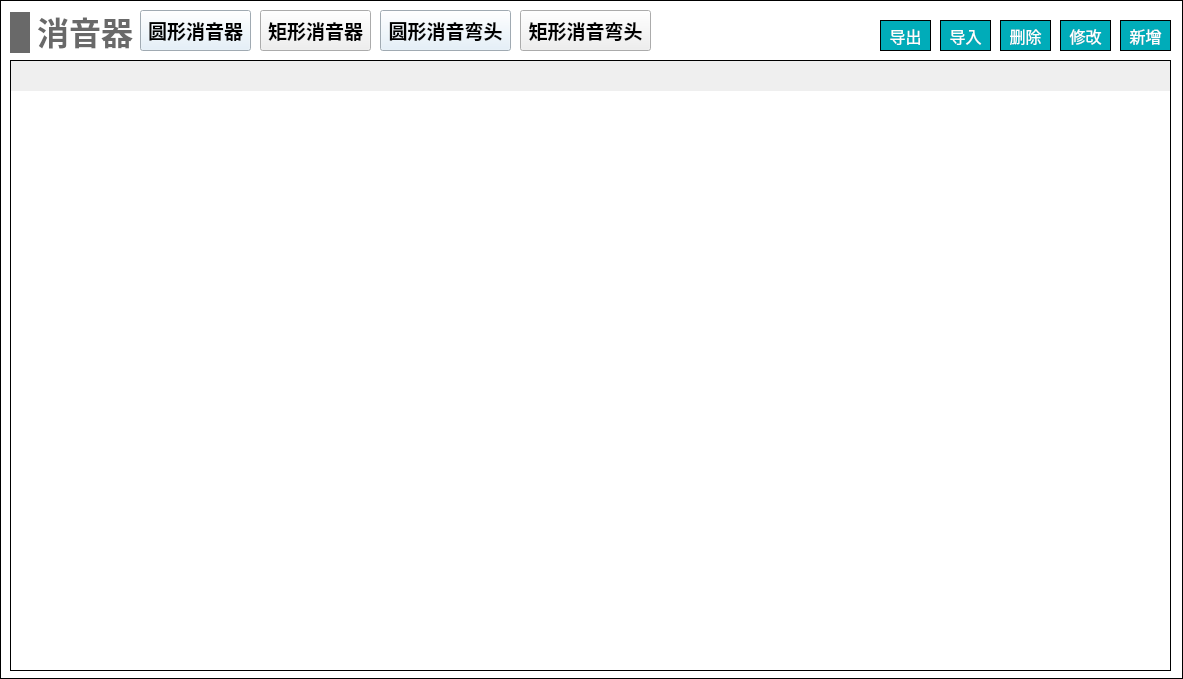
<?xml version="1.0" encoding="UTF-8"?>
<ui version="4.0">
 <class>Widget_Silencer_inputTable</class>
 <widget class="QWidget" name="Widget_Silencer_inputTable">
  <property name="geometry">
   <rect>
    <x>0</x>
    <y>0</y>
    <width>1183</width>
    <height>679</height>
   </rect>
  </property>
  <property name="windowTitle">
   <string>Form</string>
  </property>
  <property name="styleSheet">
   <string notr="true">#Widget_Silencer_inputTable
{
	border: 1px solid #000000;
	background-color: rgb(255, 255, 255);
}</string>
  </property>
  <widget class="QWidget" name="layoutWidget_24">
   <property name="geometry">
    <rect>
     <x>10</x>
     <y>10</y>
     <width>124</width>
     <height>45</height>
    </rect>
   </property>
   <layout class="QHBoxLayout" name="horizontalLayout_37">
    <item>
     <widget class="QLabel" name="label_54">
      <property name="minimumSize">
       <size>
        <width>20</width>
        <height>41</height>
       </size>
      </property>
      <property name="maximumSize">
       <size>
        <width>20</width>
        <height>41</height>
       </size>
      </property>
      <property name="styleSheet">
       <string notr="true">QLabel { 
border: none; 
background-color : rgb(105, 105, 105);
}</string>
      </property>
      <property name="text">
       <string/>
      </property>
     </widget>
    </item>
    <item>
     <widget class="QLabel" name="label_55">
      <property name="font">
       <font>
        <family>Microsoft YaHei</family>
        <pointsize>24</pointsize>
        <bold>true</bold>
       </font>
      </property>
      <property name="styleSheet">
       <string notr="true">QLabel { 
border: none; 
color : rgb(105, 105, 105);
}</string>
      </property>
      <property name="text">
       <string>消音器</string>
      </property>
      <property name="alignment">
       <set>Qt::AlignBottom|Qt::AlignHCenter</set>
      </property>
     </widget>
    </item>
   </layout>
  </widget>
  <widget class="QPushButton" name="pushButton_input">
   <property name="geometry">
    <rect>
     <x>940</x>
     <y>20</y>
     <width>51</width>
     <height>31</height>
    </rect>
   </property>
   <property name="font">
    <font>
     <family>黑体</family>
     <pointsize>12</pointsize>
    </font>
   </property>
   <property name="styleSheet">
    <string notr="true">QPushButton
{
	color:#ffffff; /*文字颜色*/
    background-color: #00ACB9;/*背景色*/
    border-radius:0px; /*边框倒角*/
	border: 1px solid #000000;
}


QPushButton:hover 
{
background-color: rgb(0,142,153);
color: white;
}</string>
   </property>
   <property name="text">
    <string>导入</string>
   </property>
  </widget>
  <widget class="QStackedWidget" name="stackedWidget">
   <property name="geometry">
    <rect>
     <x>10</x>
     <y>60</y>
     <width>1161</width>
     <height>611</height>
    </rect>
   </property>
   <property name="currentIndex">
    <number>3</number>
   </property>
   <widget class="QWidget" name="page_circle">
    <widget class="QTableWidget" name="tableWidget_circle">
     <property name="geometry">
      <rect>
       <x>0</x>
       <y>0</y>
       <width>1161</width>
       <height>611</height>
      </rect>
     </property>
     <property name="focusPolicy">
      <enum>Qt::NoFocus</enum>
     </property>
     <property name="layoutDirection">
      <enum>Qt::LeftToRight</enum>
     </property>
     <property name="styleSheet">
      <string notr="true">/*设置标题(包括垂直+水平的)*/
QHeaderView
{							
	
	font-size: 15px;				/*字大小*/
	font-family: '黑体';
	/*border: 1px solid #B4B4B4;*/
	border:none;
    /*border-bottom: 2px solid #999999; */		/*下边框颜色*/
    /*background: #9DC6E6;*/				/*背景浅蓝色*/ 
	min-height:30px;
	text-align: center;	       
}


/*设置标题(水平的)*/
QHeaderView::section:horizontal { 					
        border: 1px solid #AFAFAF; 			/*间隔颜色*/
	    border-bottom: 2px solid #999999; 							
        color: black;
        background: #9DC6E6;
}

/*设置鼠标停留状态*/
QHeaderView::section:horizontal:hover 
{			
        color: black;							/*字体白色*/
        background: #82AFC9;				/*背景深蓝色*/
}

/*设置鼠标按下状态*/
QHeaderView::section:horizontal:pressed 
{			
        color: black;
        background: #82AFC9;
		border-bottom: 3px solid #037BFC;				
}


QTableWidget 
{
		font-size: 14px;				/*10榜*/
		font-family: '黑体';				
		color : black;				
        border: 1px solid #000000;		
        background: white;
        gridline-color: #E0E0E0;	
        text-align: center;	
        outline:0px;			/*禁止焦点*/
}

/*设置选中的视图项*/
QTableWidget::item:selected
{				    
		border: 2px solid #0398FC;	
        color : black;				
}</string>
     </property>
     <property name="frameShape">
      <enum>QFrame::StyledPanel</enum>
     </property>
    </widget>
   </widget>
   <widget class="QWidget" name="page_rect">
    <widget class="QTableWidget" name="tableWidget_rect">
     <property name="geometry">
      <rect>
       <x>0</x>
       <y>0</y>
       <width>1161</width>
       <height>611</height>
      </rect>
     </property>
     <property name="focusPolicy">
      <enum>Qt::NoFocus</enum>
     </property>
     <property name="layoutDirection">
      <enum>Qt::LeftToRight</enum>
     </property>
     <property name="styleSheet">
      <string notr="true">/*设置标题(包括垂直+水平的)*/
QHeaderView
{							
	
	font-size: 15px;				/*字大小*/
	font-family: '黑体';
	/*border: 1px solid #B4B4B4;*/
	border:none;
    /*border-bottom: 2px solid #999999; */		/*下边框颜色*/
    /*background: #9DC6E6;*/				/*背景浅蓝色*/ 
	min-height:30px;
	text-align: center;	       
}


/*设置标题(水平的)*/
QHeaderView::section:horizontal { 					
        border: 1px solid #AFAFAF; 			/*间隔颜色*/
	    border-bottom: 2px solid #999999; 							
        color: black;
        background: #9DC6E6;
}

/*设置鼠标停留状态*/
QHeaderView::section:horizontal:hover 
{			
        color: black;							/*字体白色*/
        background: #82AFC9;				/*背景深蓝色*/
}

/*设置鼠标按下状态*/
QHeaderView::section:horizontal:pressed 
{			
        color: black;
        background: #82AFC9;
		border-bottom: 3px solid #037BFC;				
}


QTableWidget 
{
		font-size: 14px;				/*10榜*/
		font-family: '黑体';				
		color : black;				
        border: 1px solid #000000;		
        background: white;
        gridline-color: #E0E0E0;	
        text-align: center;	
        outline:0px;			/*禁止焦点*/
}

/*设置选中的视图项*/
QTableWidget::item:selected
{				    
		border: 2px solid #0398FC;	
        color : black;				
}</string>
     </property>
     <property name="frameShape">
      <enum>QFrame::StyledPanel</enum>
     </property>
    </widget>
   </widget>
   <widget class="QWidget" name="page_circle_elbow">
    <widget class="QTableWidget" name="tableWidget_circle_elbow">
     <property name="geometry">
      <rect>
       <x>0</x>
       <y>0</y>
       <width>1161</width>
       <height>611</height>
      </rect>
     </property>
     <property name="focusPolicy">
      <enum>Qt::NoFocus</enum>
     </property>
     <property name="layoutDirection">
      <enum>Qt::LeftToRight</enum>
     </property>
     <property name="styleSheet">
      <string notr="true">/*设置标题(包括垂直+水平的)*/
QHeaderView
{							
	
	font-size: 15px;				/*字大小*/
	font-family: '黑体';
	/*border: 1px solid #B4B4B4;*/
	border:none;
    /*border-bottom: 2px solid #999999; */		/*下边框颜色*/
    /*background: #9DC6E6;*/				/*背景浅蓝色*/ 
	min-height:30px;
	text-align: center;	       
}


/*设置标题(水平的)*/
QHeaderView::section:horizontal { 					
        border: 1px solid #AFAFAF; 			/*间隔颜色*/
	    border-bottom: 2px solid #999999; 							
        color: black;
        background: #9DC6E6;
}

/*设置鼠标停留状态*/
QHeaderView::section:horizontal:hover 
{			
        color: black;							/*字体白色*/
        background: #82AFC9;				/*背景深蓝色*/
}

/*设置鼠标按下状态*/
QHeaderView::section:horizontal:pressed 
{			
        color: black;
        background: #82AFC9;
		border-bottom: 3px solid #037BFC;				
}


QTableWidget 
{
		font-size: 14px;				/*10榜*/
		font-family: '黑体';				
		color : black;				
        border: 1px solid #000000;		
        background: white;
        gridline-color: #E0E0E0;	
        text-align: center;	
        outline:0px;			/*禁止焦点*/
}

/*设置选中的视图项*/
QTableWidget::item:selected
{				    
		border: 2px solid #0398FC;	
        color : black;				
}</string>
     </property>
     <property name="frameShape">
      <enum>QFrame::StyledPanel</enum>
     </property>
    </widget>
   </widget>
   <widget class="QWidget" name="page_rect_elbow">
    <widget class="QTableWidget" name="tableWidget_rect_elbow">
     <property name="geometry">
      <rect>
       <x>0</x>
       <y>0</y>
       <width>1161</width>
       <height>611</height>
      </rect>
     </property>
     <property name="focusPolicy">
      <enum>Qt::NoFocus</enum>
     </property>
     <property name="layoutDirection">
      <enum>Qt::LeftToRight</enum>
     </property>
     <property name="styleSheet">
      <string notr="true">/*设置标题(包括垂直+水平的)*/
QHeaderView
{							
	
	font-size: 15px;				/*字大小*/
	font-family: '黑体';
	/*border: 1px solid #B4B4B4;*/
	border:none;
    /*border-bottom: 2px solid #999999; */		/*下边框颜色*/
    /*background: #9DC6E6;*/				/*背景浅蓝色*/ 
	min-height:30px;
	text-align: center;	       
}


/*设置标题(水平的)*/
QHeaderView::section:horizontal { 					
        border: 1px solid #AFAFAF; 			/*间隔颜色*/
	    border-bottom: 2px solid #999999; 							
        color: black;
        background: #9DC6E6;
}

/*设置鼠标停留状态*/
QHeaderView::section:horizontal:hover 
{			
        color: black;							/*字体白色*/
        background: #82AFC9;				/*背景深蓝色*/
}

/*设置鼠标按下状态*/
QHeaderView::section:horizontal:pressed 
{			
        color: black;
        background: #82AFC9;
		border-bottom: 3px solid #037BFC;				
}


QTableWidget 
{
		font-size: 14px;				/*10榜*/
		font-family: '黑体';				
		color : black;				
        border: 1px solid #000000;		
        background: white;
        gridline-color: #E0E0E0;	
        text-align: center;	
        outline:0px;			/*禁止焦点*/
}

/*设置选中的视图项*/
QTableWidget::item:selected
{				    
		border: 2px solid #0398FC;	
        color : black;				
}</string>
     </property>
     <property name="frameShape">
      <enum>QFrame::StyledPanel</enum>
     </property>
    </widget>
   </widget>
  </widget>
  <widget class="QPushButton" name="pushButton_output">
   <property name="geometry">
    <rect>
     <x>880</x>
     <y>20</y>
     <width>51</width>
     <height>31</height>
    </rect>
   </property>
   <property name="font">
    <font>
     <family>黑体</family>
     <pointsize>12</pointsize>
    </font>
   </property>
   <property name="styleSheet">
    <string notr="true">QPushButton
{
	color:#ffffff; /*文字颜色*/
    background-color: #00ACB9;/*背景色*/
    border-radius:0px; /*边框倒角*/
	border: 1px solid #000000;
}


QPushButton:hover 
{
background-color: rgb(0,142,153);
color: white;
}</string>
   </property>
   <property name="text">
    <string>导出</string>
   </property>
  </widget>
  <widget class="QPushButton" name="pushButton_del">
   <property name="geometry">
    <rect>
     <x>1000</x>
     <y>20</y>
     <width>51</width>
     <height>31</height>
    </rect>
   </property>
   <property name="font">
    <font>
     <family>黑体</family>
     <pointsize>12</pointsize>
    </font>
   </property>
   <property name="styleSheet">
    <string notr="true">QPushButton
{
	color:#ffffff; /*文字颜色*/
    background-color: #00ACB9;/*背景色*/
    border-radius:0px; /*边框倒角*/
	border: 1px solid #000000;
}


QPushButton:hover 
{
background-color: rgb(0,142,153);
color: white;
}</string>
   </property>
   <property name="text">
    <string>删除</string>
   </property>
  </widget>
  <widget class="QPushButton" name="pushButton_revise">
   <property name="geometry">
    <rect>
     <x>1060</x>
     <y>20</y>
     <width>51</width>
     <height>31</height>
    </rect>
   </property>
   <property name="font">
    <font>
     <family>黑体</family>
     <pointsize>12</pointsize>
    </font>
   </property>
   <property name="styleSheet">
    <string notr="true">QPushButton
{
	color:#ffffff; /*文字颜色*/
    background-color: #00ACB9;/*背景色*/
    border-radius:0px; /*边框倒角*/
	border: 1px solid #000000;
}


QPushButton:hover 
{
background-color: rgb(0,142,153);
color: white;
}</string>
   </property>
   <property name="text">
    <string>修改</string>
   </property>
  </widget>
  <widget class="QPushButton" name="pushButton_add">
   <property name="geometry">
    <rect>
     <x>1120</x>
     <y>20</y>
     <width>51</width>
     <height>31</height>
    </rect>
   </property>
   <property name="font">
    <font>
     <family>黑体</family>
     <pointsize>12</pointsize>
    </font>
   </property>
   <property name="styleSheet">
    <string notr="true">QPushButton
{
	color:#ffffff; /*文字颜色*/
    background-color: #00ACB9;/*背景色*/
    border-radius:0px; /*边框倒角*/
	border: 1px solid #000000;
}


QPushButton:hover 
{
background-color: rgb(0,142,153);
color: white;
}</string>
   </property>
   <property name="text">
    <string>新增</string>
   </property>
  </widget>
  <widget class="QPushButton" name="pushButton_circle">
   <property name="geometry">
    <rect>
     <x>140</x>
     <y>10</y>
     <width>111</width>
     <height>41</height>
    </rect>
   </property>
   <property name="baseSize">
    <size>
     <width>0</width>
     <height>0</height>
    </size>
   </property>
   <property name="font">
    <font>
     <pointsize>14</pointsize>
     <bold>true</bold>
    </font>
   </property>
   <property name="styleSheet">
    <string notr="true">QPushButton { background-color: #E0EEF9; }</string>
   </property>
   <property name="text">
    <string>圆形消音器</string>
   </property>
  </widget>
  <widget class="QPushButton" name="pushButton_rect">
   <property name="geometry">
    <rect>
     <x>260</x>
     <y>10</y>
     <width>111</width>
     <height>41</height>
    </rect>
   </property>
   <property name="font">
    <font>
     <pointsize>14</pointsize>
     <bold>true</bold>
    </font>
   </property>
   <property name="styleSheet">
    <string notr="true"/>
   </property>
   <property name="text">
    <string>矩形消音器</string>
   </property>
  </widget>
  <widget class="QPushButton" name="pushButton_circle_elbow">
   <property name="geometry">
    <rect>
     <x>380</x>
     <y>10</y>
     <width>131</width>
     <height>41</height>
    </rect>
   </property>
   <property name="baseSize">
    <size>
     <width>0</width>
     <height>0</height>
    </size>
   </property>
   <property name="font">
    <font>
     <pointsize>14</pointsize>
     <bold>true</bold>
    </font>
   </property>
   <property name="styleSheet">
    <string notr="true">QPushButton { background-color: #E0EEF9; }</string>
   </property>
   <property name="text">
    <string>圆形消音弯头</string>
   </property>
  </widget>
  <widget class="QPushButton" name="pushButton_rect_elbow">
   <property name="geometry">
    <rect>
     <x>520</x>
     <y>10</y>
     <width>131</width>
     <height>41</height>
    </rect>
   </property>
   <property name="font">
    <font>
     <pointsize>14</pointsize>
     <bold>true</bold>
    </font>
   </property>
   <property name="styleSheet">
    <string notr="true"/>
   </property>
   <property name="text">
    <string>矩形消音弯头</string>
   </property>
  </widget>
 </widget>
 <resources/>
 <connections/>
</ui>
